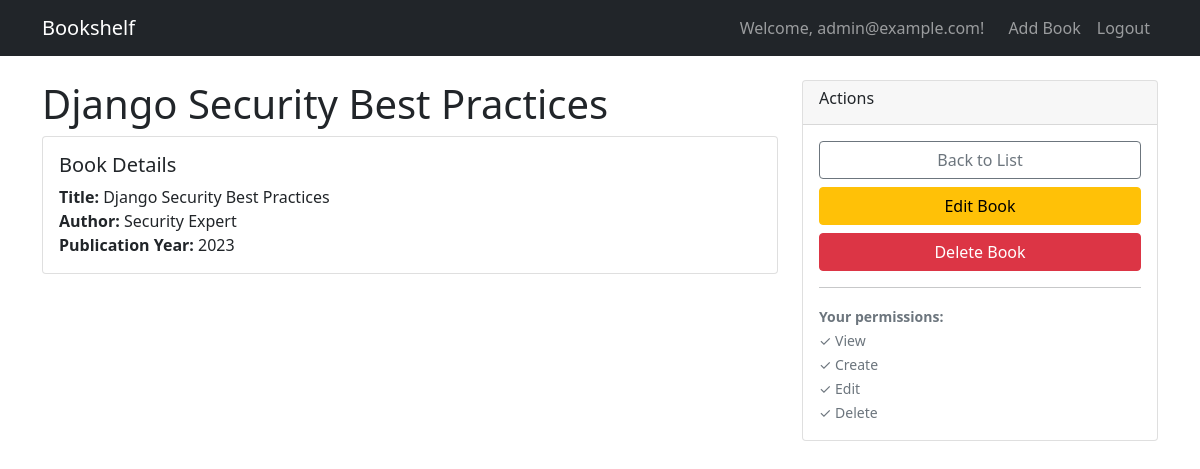
Page /bookshelf/book/1/ (signed in) on the committed database.
### bookshelf/models.py (models this page shows, shortened)
class CustomUser(AbstractUser):
    username = None
    email = models.EmailField('Email Address', unique=True)
    date_of_birth = models.DateField('Date of Birth', null=True, blank=True)
    profile_photo = models.FileField('Profile Photo', upload_to='profile_photos/', null=True, blank=True)
    USERNAME_FIELD = 'email'
    REQUIRED_FIELDS = ['first_name', 'last_name']
    objects = CustomUserManager()
    class Meta:
        verbose_name = 'User'
        verbose_name_plural = 'Users'
        permissions = [
            ("can_view_user", "Can view user"),
            ("can_edit_user", "Can edit user"),
        ]

class Book(models.Model):
    title = models.CharField(max_length=200)
    author = models.CharField(max_length=100)
    publication_year = models.IntegerField()
    class Meta:
        permissions = [
            ("can_view", "Can view book"),
            ("can_create", "Can create book"),
            ("can_edit", "Can edit book"),
            ("can_delete", "Can delete book"),
        ]

### bookshelf/views.py (the view)
# urls.py: path('book/<int:pk>/', views.book_detail, name='book_detail'),
@permission_required('bookshelf.can_view', raise_exception=True)
@login_required
def book_detail(request, pk):
    book = get_object_or_404(Book, pk=pk)
    return render(request, 'bookshelf/book_detail.html', {
        'book': book,
        'user': request.user
    })

### bookshelf/templates/bookshelf/book_detail.html (shortened to what this page needs)
{% extends 'bookshelf/base.html' %}
{% block content %}
<div class="row">
    <div class="col-md-8">
        <h1>{{ book.title }}</h1>
        <div class="card">
            <div class="card-body">
                <h5 class="card-title">Book Details</h5>
                <p class="card-text">
                    <strong>Title:</strong> {{ book.title }}<br>
                    <strong>Author:</strong> {{ book.author }}<br>
                    <strong>Publication Year:</strong> {{ book.publication_year }}
                </p>
            </div>
        </div>
    </div>
    <div class="col-md-4">
        <div class="card">
            <div class="card-header">
                <h6>Actions</h6>
            </div>
            <div class="card-body">
                <div class="d-grid gap-2">
                    <a href="{% url 'book_list' %}" class="btn btn-outline-secondary">Back to List</a>
                    {% if perms.bookshelf.can_edit %}
                        <a href="{% url 'book_edit' book.pk %}" class="btn btn-warning">Edit Book</a>
                    {% endif %}
                    {% if perms.bookshelf.can_delete %}
                        <a href="{% url 'book_delete' book.pk %}" class="btn btn-danger">Delete Book</a>
                    {% endif %}
                </div>
                <hr>
                <small class="text-muted">
                    <strong>Your permissions:</strong><br>
                    {% if perms.bookshelf.can_view %}✓ View{% else %}✗ View{% endif %}<br>
                    {% if perms.bookshelf.can_create %}✓ Create{% else %}✗ Create{% endif %}<br>
                    {% if perms.bookshelf.can_edit %}✓ Edit{% else %}✗ Edit{% endif %}<br>
                    {% if perms.bookshelf.can_delete %}✓ Delete{% else %}✗ Delete{% endif %}
                </small>
            </div>
        </div>
    </div>
</div>
{% endblock %}

### bookshelf/templates/bookshelf/base.html (shortened to what this page needs)
<!DOCTYPE html>
<html lang="en">
<head>
    <link href="https://cdn.jsdelivr.net/npm/bootstrap@5.1.3/dist/css/bootstrap.min.css" rel="stylesheet">
</head>
<body>
    <nav class="navbar navbar-expand-lg navbar-dark bg-dark">
        <div class="container">
            <a class="navbar-brand" href="{% url 'book_list' %}">Bookshelf</a>
            <div class="navbar-nav ms-auto">
                {% if user.is_authenticated %}
                    <span class="navbar-text me-3">Welcome, {{ user.email }}!</span>
                    {% if perms.bookshelf.can_create %}
                        <a class="nav-link" href="{% url 'book_create' %}">Add Book</a>
                    {% endif %}
                    <a class="nav-link" href="{% url 'admin:logout' %}">Logout</a>
                {% else %}
                    <a class="nav-link" href="{% url 'admin:login' %}">Login</a>
                {% endif %}
            </div>
        </div>
    </nav>
    <div class="container mt-4">
        {% block content %}
        {% endblock %}
    </div>
</body>
</html>

### rows in the picture
CustomUser: email "admin@example.com"
Book: title "Django Security Best Practices", author "Security Expert", publication_year "2023"
